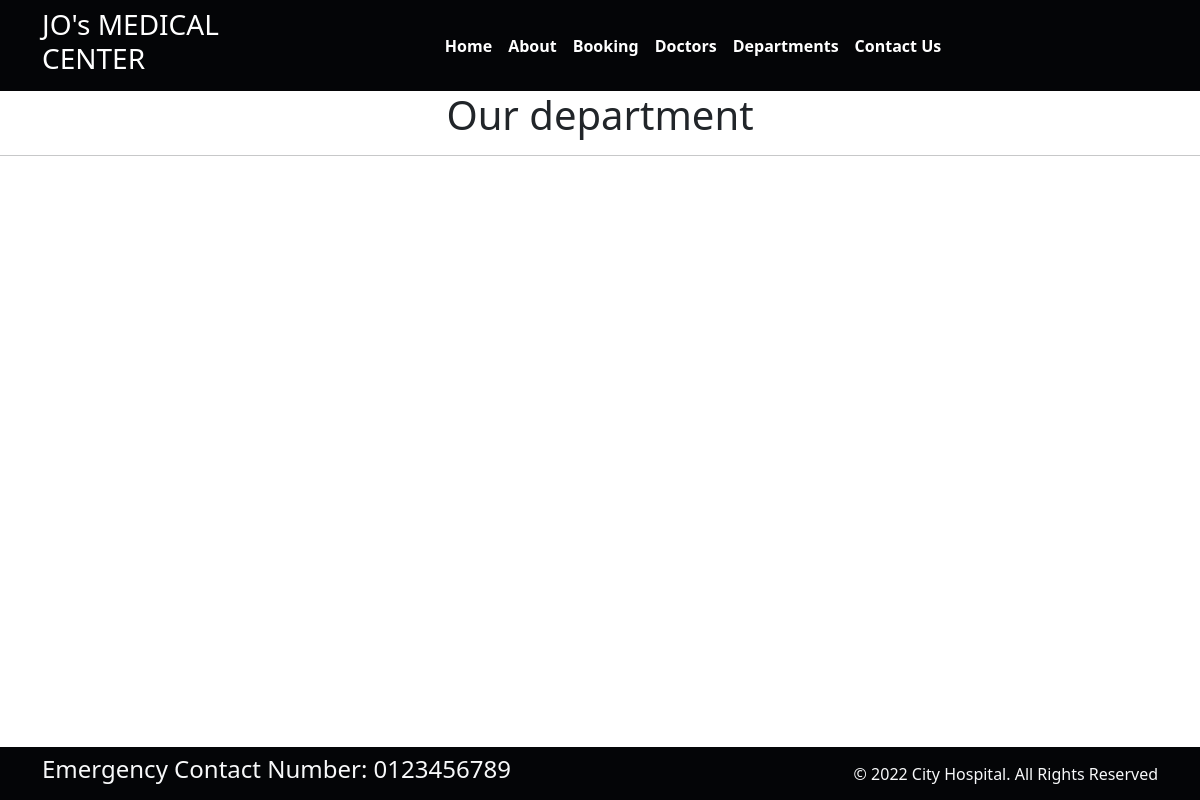
Before: /department/ with the older database file.
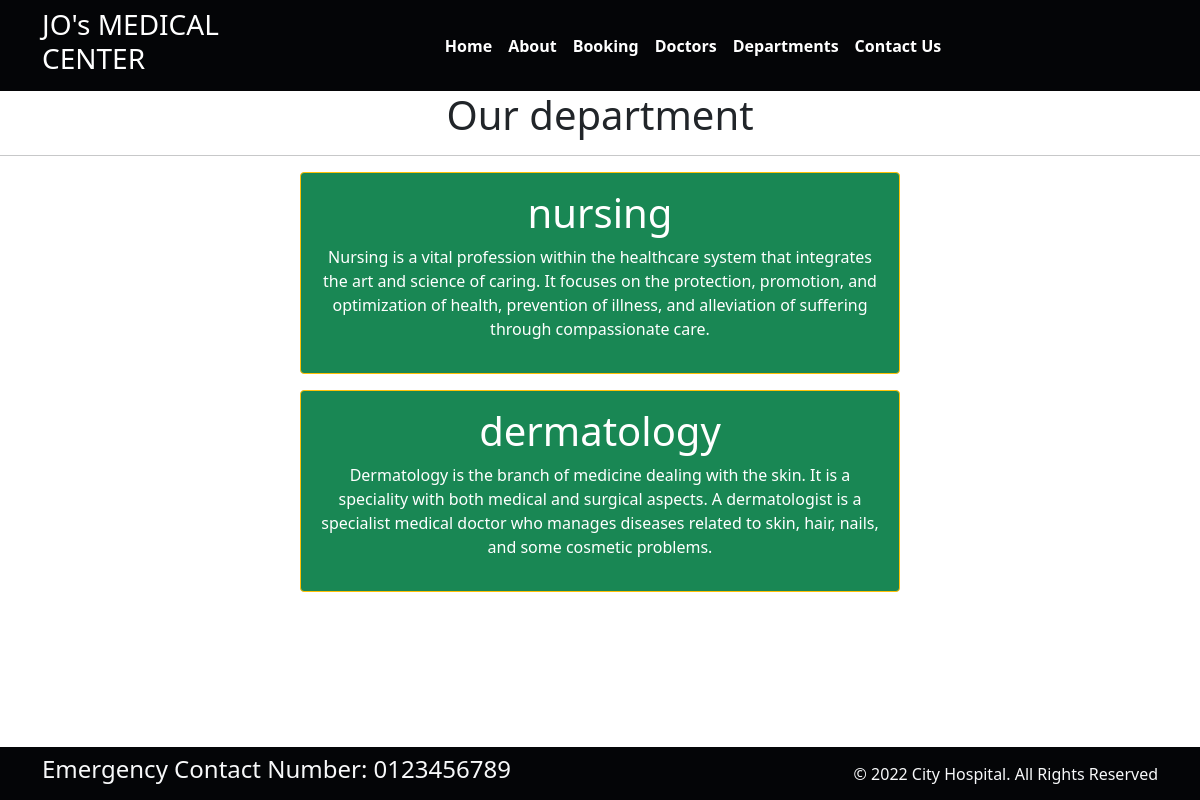
After: the same page with the newer database file.
### home/models.py (models this page shows, shortened)
class Departments(models.Model):
    dep_name=models.CharField(max_length=100)
    dep_description=models.TextField()

### home/views.py (the view)
# urls.py: path('department/',views.department,name='department'),
def department(request):
    dict_dept={
        'dept':Departments.objects.all()
    }
    return render(request,'department.html',dict_dept)

### templates/department.html (shortened to what this page needs)
{% extends "base.html" %}
{% block content %}
<h1 class="text-center">Our department </h1>
<hr>
{% for d in dept %}
<div class="mx-auto w-50 bg-success text-center text-white p-3 my-3 border border-warning rounded">
    <h1>{{d.dep_name}}</h1>
    <p>{{d.dep_description}}</p>
</div>
{% endfor %}
{% endblock %}

Changed rows visible on the page:
added Departments: dep_name "nursing", dep_description "Nursing is a vital profession within the healthcare system that integrates the art and science of caring. It focuses on the protection, promotion, and optimization of health, prevention of illness, and alleviation of suffering through compassionate care."
added Departments: dep_name "dermatology", dep_description "Dermatology is the branch of medicine dealing with the skin. It is a speciality with both medical and surgical aspects. A dermatologist is a specialist medical doctor who manages diseases related to skin, hair, nails, and some cosmetic problems."
